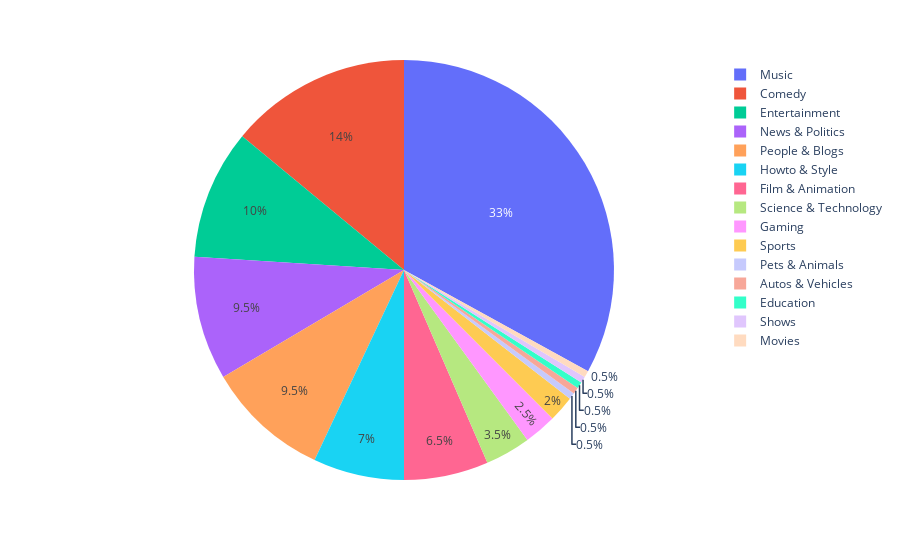

The code cell stored with this chart in its notebook:
### Code cell
def category_wise_proportion(df):
    df=df[df['trending_date']=='2018-06-02']
    m=dict(df['category'].value_counts())
    print(30 in df['category_id'])
 
    fig=px.pie(df,values= df['category'].value_counts().tolist(),names=df['category'].unique())
    fig.show()
category_wise_proportion(yt)

### Figure 1 — Plotly figure (JSON) as saved in the notebook; plotly's stock layout.template omitted (floating-point values rounded to 4 significant figures)
{"data": [{"domain": {"x": [0, 1], "y": [0, 1]}, "hovertemplate": "label=%{label}<br>value=%{value}<extra></extra>", "labels": ["Music", "Comedy", "Entertainment", "News & Politics", "People & Blogs", "Howto & Style", "Film & Animation", "Science & Technology", "Gaming", "Sports", "Pets & Animals", "Autos & Vehicles", "Education", "Shows", "Movies"], "legendgroup": "", "name": "", "showlegend": true, "type": "pie", "values": [66, 28, 20, 19, 19, 14, 13, 7, 5, 4, 1, 1, 1, 1, 1]}], "layout": {"legend": {"tracegroupgap": 0}, "margin": {"t": 60}}}
